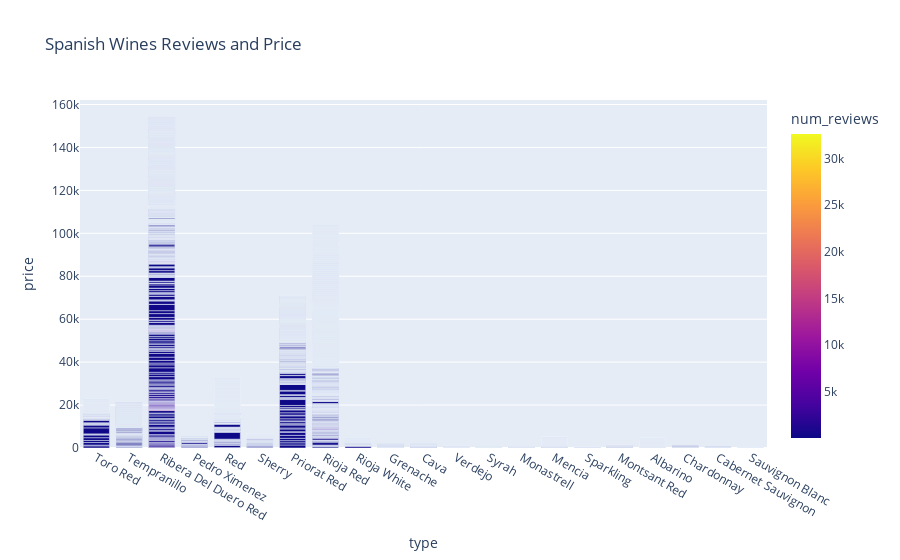

Notebook code for this chart:
### Markdown cell above
type - price - num_reviews

### Code cell
fig = px.bar(df,
             x='type', y='price', color_discrete_sequence=['crimson'],
             title='Spanish Wines Reviews and Price', color='num_reviews')
fig.show()

### Figure 1 — Plotly figure (JSON) as saved in the notebook; plotly's stock layout.template omitted (floating-point values rounded to 4 significant figures; data arrays with more than 128 entries replaced by an {"elided": "..."} marker saying what was removed)
{"data": [{"alignmentgroup": "True", "hovertemplate": "type=%{x}<br>price=%{y}<br>num_reviews=%{marker.color}<extra></extra>", "legendgroup": "", "marker": {"color": {"elided": "7500 int values"}, "coloraxis": "coloraxis", "pattern": {"shape": ""}}, "name": "", "offsetgroup": "", "orientation": "v", "showlegend": false, "textposition": "auto", "type": "bar", "x": {"elided": "7500 str values"}, "xaxis": "x", "y": {"elided": "7500 float values"}, "yaxis": "y"}], "layout": {"barmode": "relative", "coloraxis": {"colorbar": {"title": {"text": "num_reviews"}}, "colorscale": [[0, "#0d0887"], [0.1111, "#46039f"], [0.2222, "#7201a8"], [0.3333, "#9c179e"], [0.4444, "#bd3786"], [0.5556, "#d8576b"], [0.6667, "#ed7953"], [0.7778, "#fb9f3a"], [0.8889, "#fdca26"], [1, "#f0f921"]]}, "legend": {"tracegroupgap": 0}, "title": {"text": "Spanish Wines Reviews and Price"}, "xaxis": {"anchor": "y", "domain": [0, 1], "title": {"text": "type"}}, "yaxis": {"anchor": "x", "domain": [0, 1], "title": {"text": "price"}}}}
